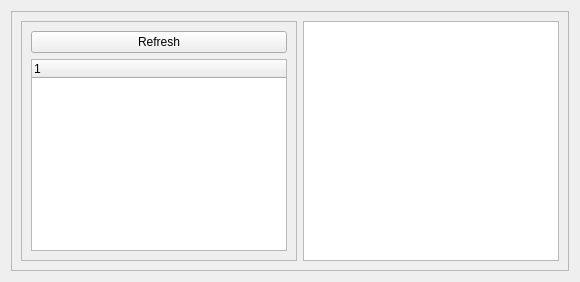
         <widget class="QWidget" name="View">
          <layout class="QVBoxLayout" name="verticalLayout_22">
           <item>
            <widget class="QFrame" name="frame_5">
             <property name="frameShape">
              <enum>QFrame::StyledPanel</enum>
             </property>
             <property name="frameShadow">
              <enum>QFrame::Raised</enum>
             </property>
             <layout class="QHBoxLayout" name="horizontalLayout_16">
              <item>
               <widget class="QFrame" name="frame_3">
                <property name="frameShape">
                 <enum>QFrame::StyledPanel</enum>
                </property>
                <property name="frameShadow">
                 <enum>QFrame::Raised</enum>
                </property>
                <layout class="QVBoxLayout" name="verticalLayout_2">
                 <item>
                  <widget class="QPushButton" name="butRefreshTree">
                   <property name="text">
                    <string>Refresh</string>
                   </property>
                  </widget>
                 </item>
                 <item>
                  <widget class="QTreeWidget" name="wfTree">
                   <property name="sizePolicy">
                    <sizepolicy hsizetype="Minimum" vsizetype="Expanding">
                     <horstretch>1</horstretch>
                     <verstretch>0</verstretch>
                    </sizepolicy>
                   </property>
                   <property name="minimumSize">
                    <size>
                     <width>200</width>
                     <height>0</height>
                    </size>
                   </property>
                   <property name="selectionMode">
                    <enum>QAbstractItemView::MultiSelection</enum>
                   </property>
                   <column>
                    <property name="text">
                     <string notr="true">1</string>
                    </property>
                   </column>
                  </widget>
                 </item>
                </layout>
               </widget>
              </item>
              <item>
               <widget class="PlotWidget" name="graphView">
                <property name="sizePolicy">
                 <sizepolicy hsizetype="Expanding" vsizetype="Expanding">
                  <horstretch>3</horstretch>
                  <verstretch>0</verstretch>
                 </sizepolicy>
                </property>
               </widget>
              </item>
             </layout>
            </widget>
           </item>
          </layout>
         </widget>
